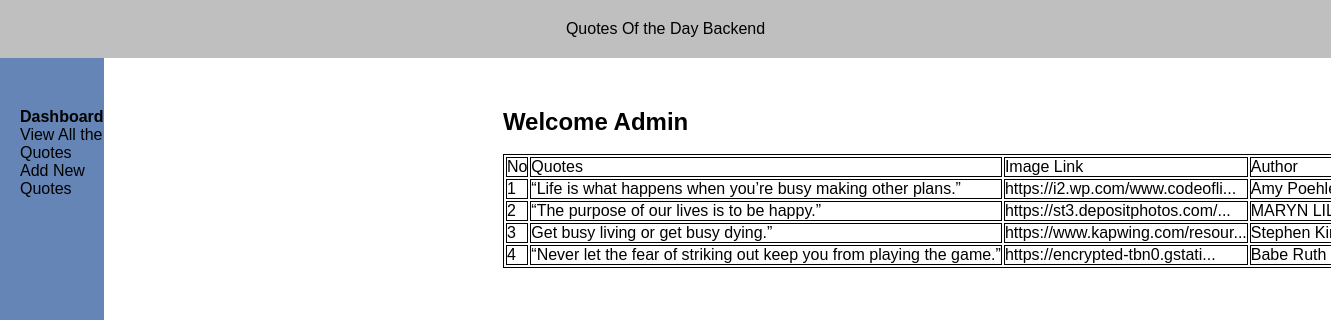
The page /view.php on the database its author committed.
### tables this page shows
CREATE TABLE `intern` (
  `id` int(11) NOT NULL,
  `quote` text NOT NULL,
  `link` text NOT NULL,
  `author` text NOT NULL
);

### view.php (the view, shortened to what this page needs)
<?php
    $con = mysqli_connect('localhost','root','','quotes');
    $sql = "SELECT * FROM intern";
    $result = mysqli_query($con,$sql);
    $num = mysqli_num_rows($result);
?>
<!DOCTYPE html>
<html lang="en">
<head>
    <link rel="stylesheet" href="intern.css">
</head>
<body>
    <div><center>
        <div class="header">Quotes Of the Day <danger class="danger">Backend</danger></div>
        </center>
    </div>
    <section class="content">
    <div class="dashboard">
            <ol>
                <li>
                    <b><a href="backend.php">Dashboard</a></b>
                </li>
                <li>
                    <a href="view.php">View All the Quotes</a>
                </li>
                <li>
                    <a href="add.html">Add New Quotes</a>
                </li>
            </ol>
        </div>
        <div class="info">
            <h1>Welcome Admin</h1><br>
            <table>
                <tr>
                    <td>No</td>
                    <td>Quotes</td>
                    <td>Image Link</td>
                    <td>Author</td>
                </tr>
                <?php
                for($i=1;$i<=$num;$i++)
                {
                    $sql1 = "SELECT * FROM intern WHERE id=$i";
                    $result1 = mysqli_query($con,$sql1);
                    $row = mysqli_fetch_assoc($result1);
                    $out = strlen($row['link']) > 50 ? substr($row['link'],0,30)."..." : $row['link'];
                ?>
                    <tr>
                    <td><?php echo $i; ?></td>
                    <td><?php echo $row['quote']; ?></td>
                    <td><?php echo $out ?></td>
                    <td><?php echo $row['author'] ?></td>
                    </tr>
                <?php
                }
                ?>
            </table>
        </div>
    </section>
</body>
</html>

### intern.css (style rules this page uses)
* { font-family: sans-serif; padding: 0%; margin: 0%; }
.header { padding-top: 20px; padding-bottom: 20px; background-color: #BFBFBF; }
.content { display: flex; flex-direction: row; }
.dashboard { width: 15%; height: 750px; background-color: #6485b6; }
.info { padding-left: 30%; padding-top: 50px; }
td { white-space: nowrap; overflow: hidden; text-overflow: ellipsis; }
a:link { text-decoration: none; color: black; }
ol { padding-top: 50px; padding-left: 20px; list-style-type: none; }
table,td,tr { border: 1px solid black; }

### rows shown on the page
intern: quote "“Life is what happens when you’re busy making other plans.”", link "https://i2.wp.com/www.codeofli...", author "Amy…"
intern: quote "“The purpose of our lives is to be happy.”", link "https://st3.depositphotos.com/...", author "MARYN…"
intern: quote "Get busy living or get busy dying.”", link "https://www.kapwing.com/resour...", author "Stephen…"
intern: quote "“Never let the fear of striking out keep you from playing the game.”", link "https://encrypted-tbn0.gstati...", author "Babe Ruth"
